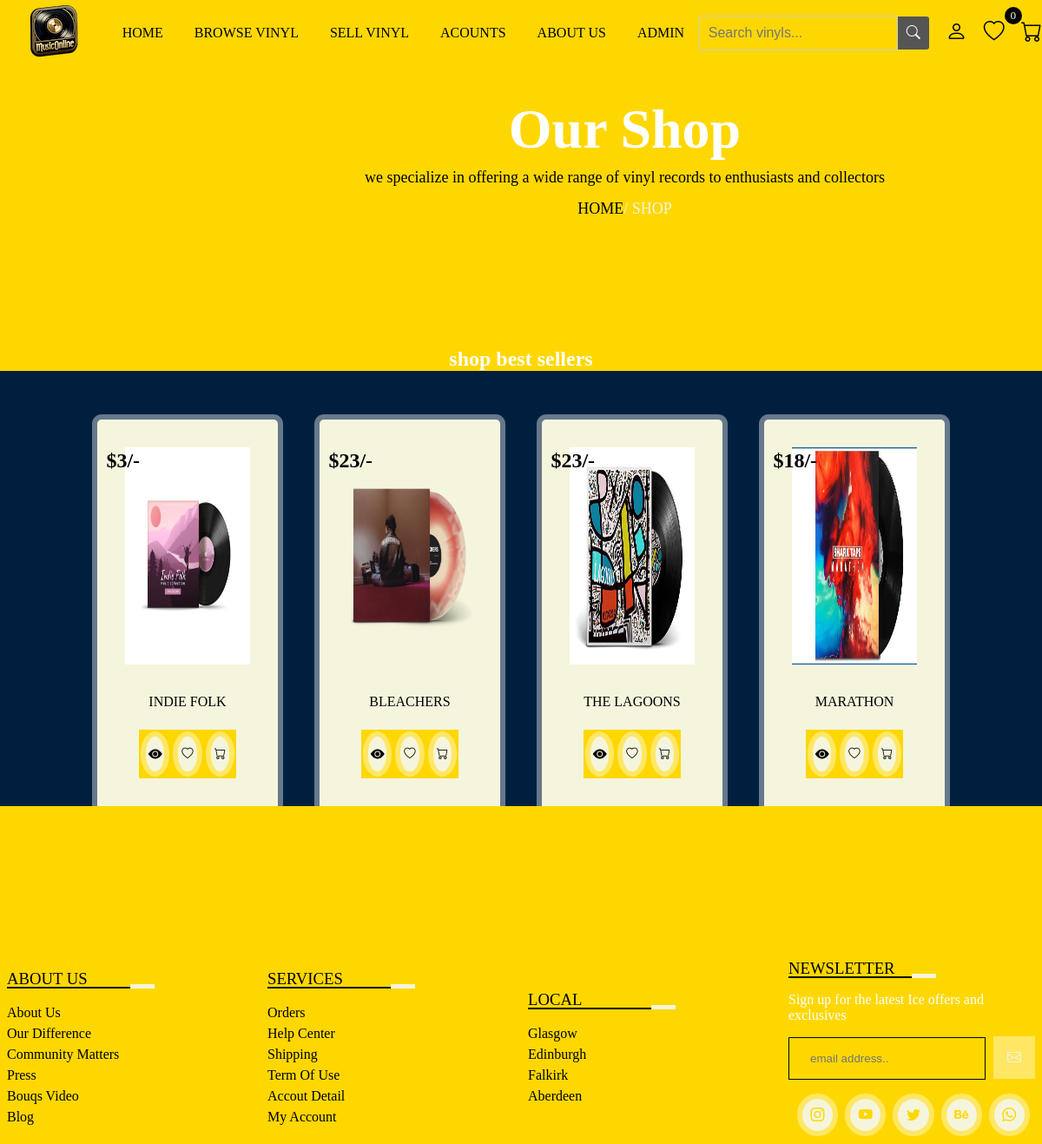
The page /shop.php on the database its author committed.
### tables this page shows
CREATE TABLE `products` (
  `id` int(255) NOT NULL,
  `name` varchar(255) NOT NULL,
  `price` varchar(255) NOT NULL,
  `product_detail` varchar(1000) NOT NULL,
  `image` varchar(255) NOT NULL
);

### shop.php (the view, shortened to what this page needs)
<?php
    include 'connection.php';
?>
<!DOCTYPE html>
<html lang="en">
<head>
    <link rel="stylesheet" href="https://cdn.jsdelivr.net/npm/bootstrap-icons@1.9.1/font/bootstrap-icons.css">
    <link rel="stylesheet" href="css/main.css">
</head>
<body>
    <?php include 'header.php'; ?>
    <div class="banner">
        <div class="detail">
            <h1>our shop</h1>
            <p>we specialize in offering a wide range of vinyl records to enthusiasts and collectors<p>
            <a href="index.php">home</a><span>/ shop</span>
        </div>
    </div>
    <section class="shop">
        <h1 class="title">shop best sellers</h1>
        <div class="box-container">
            <?php
                $select_products = mysqli_query($conn, "SELECT * FROM `products`") or die('query failed');
                if (mysqli_num_rows($select_products)>0) {
                    while($fetch_products = mysqli_fetch_assoc($select_products)){
            ?>
            <form method="post" class="box">
                <img src="image/<?php echo $fetch_products['image']; ?>">
                <div class="price">$<?php echo $fetch_products['price']; ?>/-</div>
                <div class="name"><?php echo $fetch_products['name']; ?></div>
                <div class="icon">
                    <a href="view_page.php?pid=<?php echo $fetch_products['id']; ?>" class="bi bi-eye-fill"></a>
                    <button type="submit" name="add_to_wishlist" class="bi bi-heart"></button>
                    <button type="submit" name="add_to_cart" class="bi bi-cart"></button>
                </div>
            </form>
            <?php
                    }
                }else{
                    echo '<p class="empty">no products added yet!</p>';
                }
            ?>
        </div>
    </section>
    <?php include 'footer.php'; ?>
</body>
</html>

### css/main.css (style rules this page uses)
* { margin: 0; padding: 0; box-sizing: border-box; }
:root { --box-shadow: 0px 0px 0px 7px rgb(255 255 255/40%); --box-shadow2: 0 .5rem 1rem rgba(0, 0, 0, 0.1); --orange: #ffd700; }
a { text-decoration: none; }
.title { background-color: #ffd700; text-align: center; margin-bottom: 1rem }
.banner { background: var(--orange); width: 100%; height: 50vh; position: relative; z-index: 1; }
.banner::before { position: absolute; content: ''; bottom: -18%; right: 0; width: 316px; height: 245px; background-size: 314px; background-repeat: no-repeat; }
.banner .detail { position: absolute; padding: 7rem 0; left: 35%; text-align: center; z-index: 200; }
.banner .detail h1 { font-size: 4rem; color: #f5f5dd; text-transform: capitalize; }
.banner .detail p { font-size: 18px; line-height: 2; }
.banner .detail a { text-transform: uppercase; color: #000; }
.banner .detail span { color: #f5f5dd; text-transform: uppercase; }
.shop { background-color: #001f3f; }
.shop h1 { color: #fff; }
.box h1, p { color: #fff; }
.box-container { padding: 2% 8%; display: grid; grid-template-columns: repeat(auto-fit, minmax(20rem, 1fr)); column-gap: 1rem; }
.box-container .box, .popular-brands-content .card { background: #f5f5dd; box-shadow: var(--box-shadow2); padding: 2rem; margin: 1rem; text-align: center; border-radius: 10px; line-height: 2; text-transform: uppercase; position: relative; }
.box-container .box img { width: 100%; height: 250px; }
.box-container .box .icon, .popular-brands-content .card .icon { display: flex; padding: 0; justify-content: center; align-items: center; background: var(--orange); margin: 1rem; }
.box-container .box button, .popular-brands-content .card button { border: none; cursor: pointer; }
.box-container .box .icon button, .box-container .box .icon a, .popular-brands-content .card button, .popular-brands-content .card a { width: 40px; height: 40px; border-radius: 50%; padding: 0; display: flex; justify-content: center; align-items: center; color: #000; background: #f5f5dd; margin: .5rem; box-shadow: var(--box-shadow); }
.price { position: absolute; text-align: 5%; left: 5%; top: 5%; font-weight: bold; font-size: 1.5rem; }

### css/style.css (style rules this page uses)
* { margin: 0; padding: 0; box-sizing: border-box; }
:root { --box-shadow: 0px 0px 0px 6px rgb(255 255 255/40%); --box-shadow2: 0 .5rem 1rem rgba(0, 0, 0, 0.1); --orange: #ffd700; }
a { text-decoration: none; }
.title { text-align: center; margin-bottom: 1rem }
.banner { background: var(--orange); width: 100%; height: 50vh; position: relative; z-index: 1; }
.banner::before { position: absolute; content: ''; bottom: -1%; right: 0; width: 316px; height: 150px; background-size: 314px; background-repeat: no-repeat; }
.detail p { color: #000; }
.banner .detail { position: absolute; padding: 7rem 0; left: 35%; text-align: center; z-index: 200; }
.banner .detail h1 { font-size: 4rem; color: #fff; text-transform: capitalize; }
.banner .detail p { font-size: 18px; line-height: 2; }
.banner .detail a { text-transform: uppercase; color: #000; }
.banner .detail span { color: #f5f5dd; }
.box-container { padding: 2% 8%; display: grid; grid-template-columns: repeat(auto-fit, minmax(15rem,1fr)); column-gap: 1rem; }
.box-container .box { background: #f5f5dd; box-shadow: var(--box-shadow); padding: 2rem; text-align: center; border-radius: 5px; margin: 1rem; }
.box-container .box { line-height: 2; }
.box-container .box img { width: 100%; margin-bottom: 1rem; }

### rows shown on the page
products: image (picture), price "3", name "INDIE FOLK"
products: image (picture), price "23", name "BLEACHERS"
products: image (picture), price "23", name "THE LAGOONS"
products: image (picture), price "18", name "MARATHON"

### other values the page prints
$wishlist_num_rows "0"
